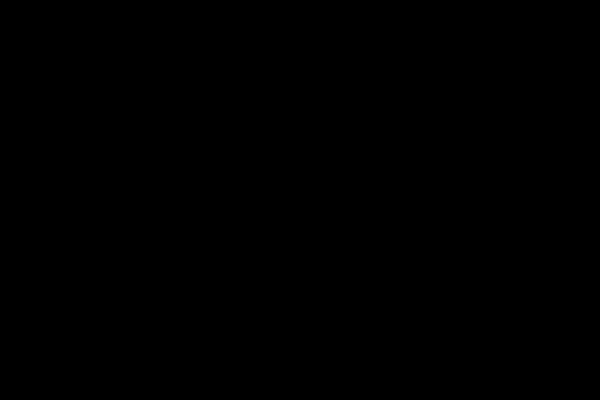
Frame 1 (no input)
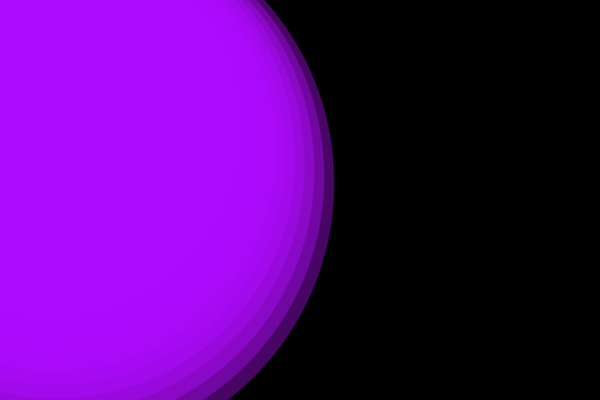
Frame 60 (the mouse pressed at the canvas centre just before this capture)
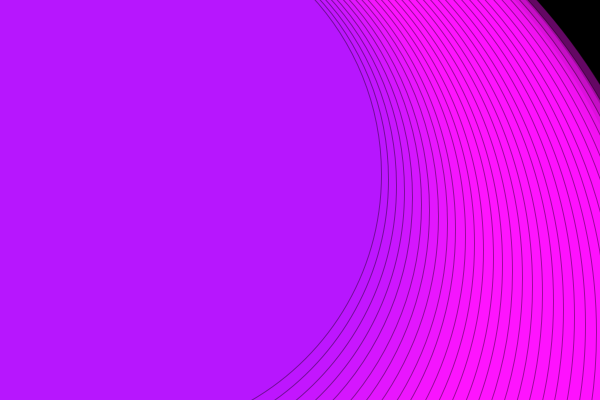
Frame 120 (the mouse held since frame 60 and released just before this capture)

The Processing sketch that drew these frames (run headless with seeded random() and noise(); from frame 60 on, the mouse is pressed at the canvas centre):

// Processing sketch: processing_5892
// ── processing_5892.pde

//based on code by Eduardo Jimenez
//modified by Corey Comenitz


float x=0; 
float speed; 
float y=0; 
float speed2=1; 
float zoom; 
float gravity=0.1; 
 
void setup(){ 
  size(600,400); 
  background(0); 
  smooth(); 
} 
 
void draw(){ 
 
 
 
 
  speed=speed+gravity; 
  x=x+ speed; 
  y=y+speed2; 
 
 
  if((x>height)|| (x<0)){ 
 
    speed=speed*-1; 
  } 
 
  if((y>width)|| (y<0)){ 
 
    speed2=speed2*-1; 
  } 
 
  stroke(0,0,0,100); 
  fill(x,y/5,255,100); 
  ellipse(y,x,x*3,x*3); 
} 
 
 
